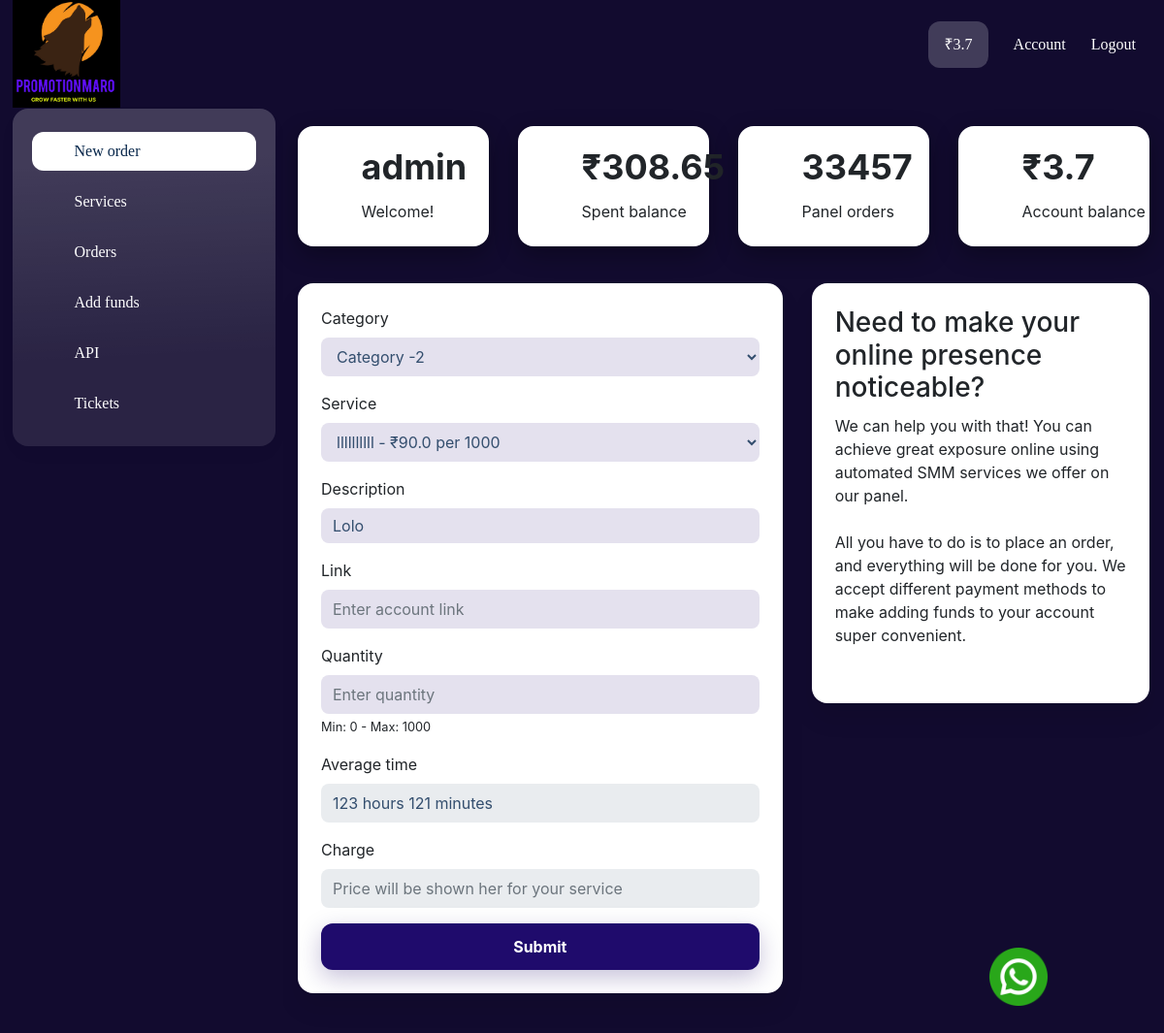
/dashboard/ (signed in), run on an earlier commit of the app's database.
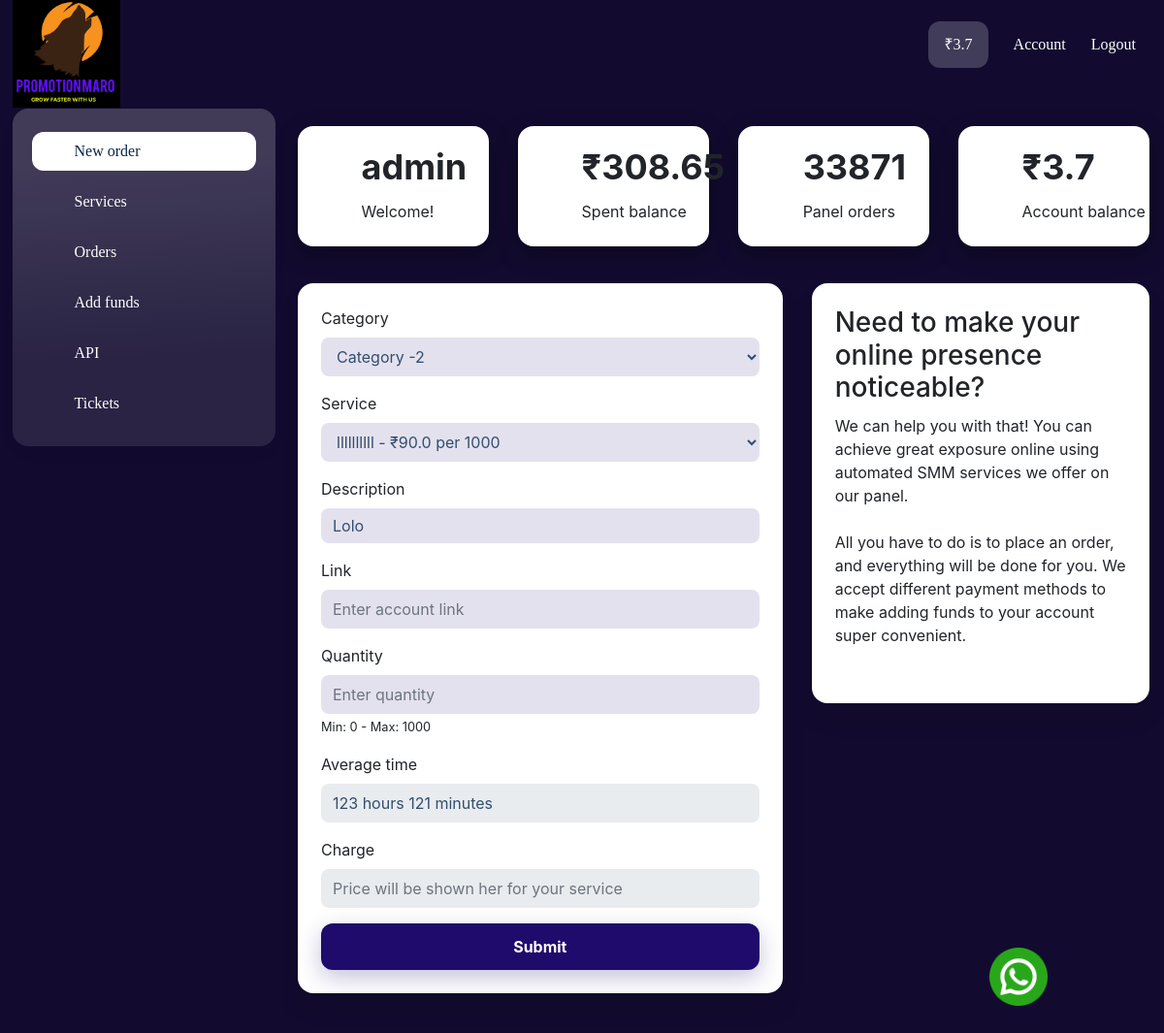
And on a later commit of the database.
### dashboard/models.py (models this page shows)
class CounterOrder(models.Model):
    counter = models.IntegerField()

### dashboard/views.py (the view, shortened to what this page needs)
# urls.py: path('', include('dashboard.urls')),
@login_required
def dashboard(request):
    error_message = ""
    services = get_cat(request)
    return render(request, "dashboard.html", {"categories": services})

### dashboard/templatetags/get_account_pay.py (called while the page is built)
@register.simple_tag
def get_account_balance(user):
    return round(AccountBalance.objects.get(user=user).money, 2)

@register.simple_tag
def get_spent_balance(user):
    balance = OrdersModel.objects.filter(user=user).exclude(status="Cancelled")
    total = 0
    for i in balance:
        total += i.charge
    return round(total, 2)

### dashboard/templatetags/get_conf.py (called while the page is built)
@register.simple_tag
def site_name():
    try:
        return Settings.objects.first().site_name
    except:
        return False

@register.simple_tag
def get_whatsapp_contact():
    try:
        return Settings.objects.first().whatsapp_no
    except:
        return False

@register.simple_tag
def whatsapp_message():
    try:
        return Settings.objects.first().whatsapp_message
    except:
        return False

@register.simple_tag
def keyword():
    try:
        return Settings.objects.first().keyword
    except:
        return False

@register.simple_tag
def description():
    try:
        return Settings.objects.first().description
    except:
        return False

@register.simple_tag
def logo():
    try:
        return f"/media/{Settings.objects.first().logo}"
    except:
        return False

### dashboard/templates/dashboard.html (shortened to what the changed rows need)
{% extends 'base.html' %}
{% load  get_conf %}
{% block content %}
<div class="wrapper wrapper-sidebar-navbar">
    <div class="wrapper-content">
        <div class="wrapper-content__body">
            {% include 'components/dashboard_herosection.html' %}
        </div>
    </div>
</div>
{% endblock content %}

### dashboard/templates/components/dashboard_herosection.html (shortened to what the changed rows need)
{% load get_account_pay get_live_updates %}
    <div id="block_77">
        <div class="totals">
            <div class="container-fluid">
                <div
                    class="row align-items-start justify-content-start"
                >
                    <div class="col-lg-3 col-md-6 col-sm-12 mb-2 mt-2">
                        <div
                            class="card h-100"
                            style="
                                padding-top: 24px;
                                padding-bottom: 24px;
                                border-left-width: 0px;
                                border-right-width: 0px;
                                border-bottom-width: 0px;
                                border-top-width: 0px;
                                box-shadow: 0 8px 24px 0
                                    rgba(0, 0, 0, 0.32);
                                border-style: solid;
                            "
                        >
                            <div class="totals-block__card">
                                <div class="totals-block__card-right">
                                    <div class="totals-block__count">
                                        <div
                                            class="totals-block__count-value style-text-primary"
                                            style="
                                                font-size: 36px;
                                                line-height: 36px;
                                            "
                                        >
                                            {% get_orders_count %}
                                        </div>
                                    </div>
                                </div>
                            </div>
                        </div>
                    </div>
                </div>
            </div>
        </div>
    </div>

What changed in the data, as far as the page shows it:
changed CounterOrder: counter+id "33457" → "33871"
